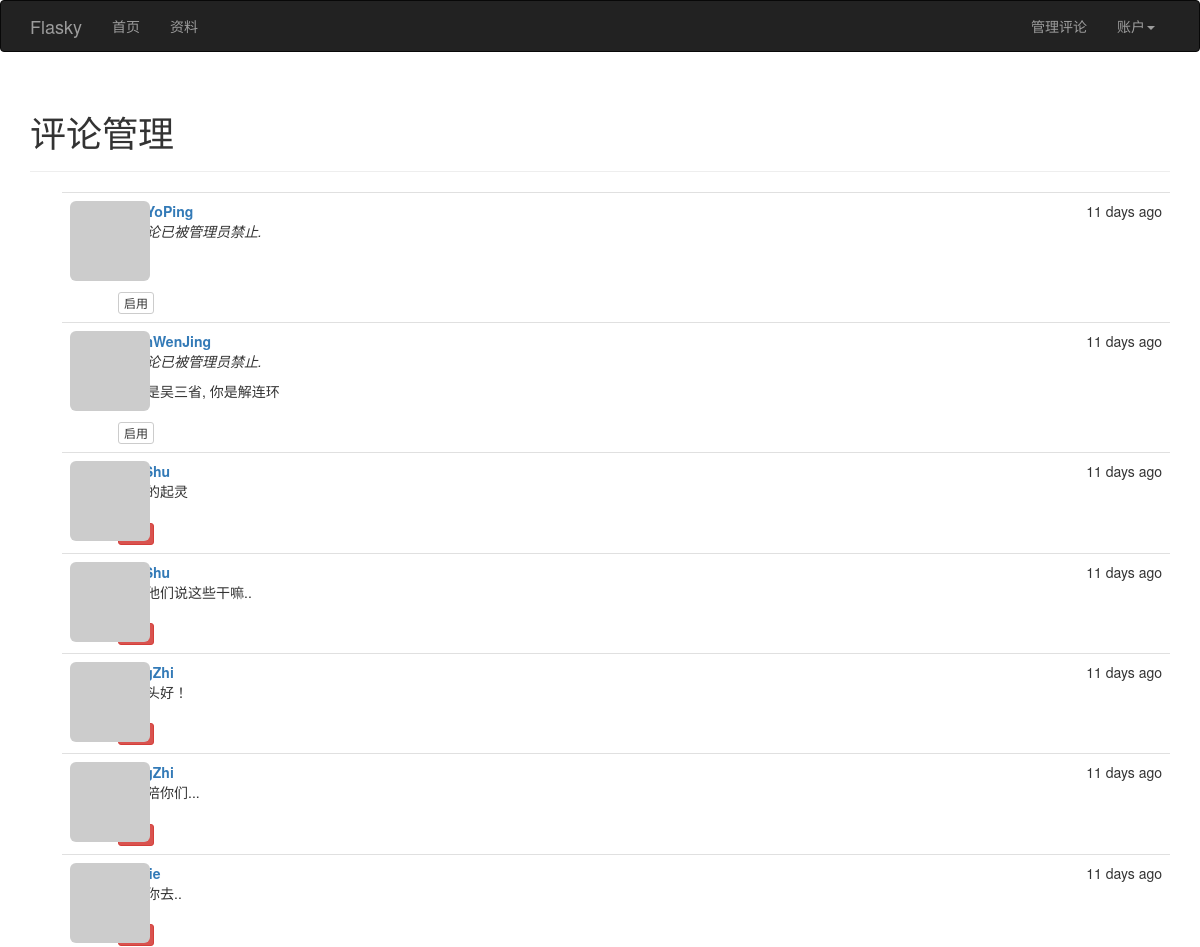
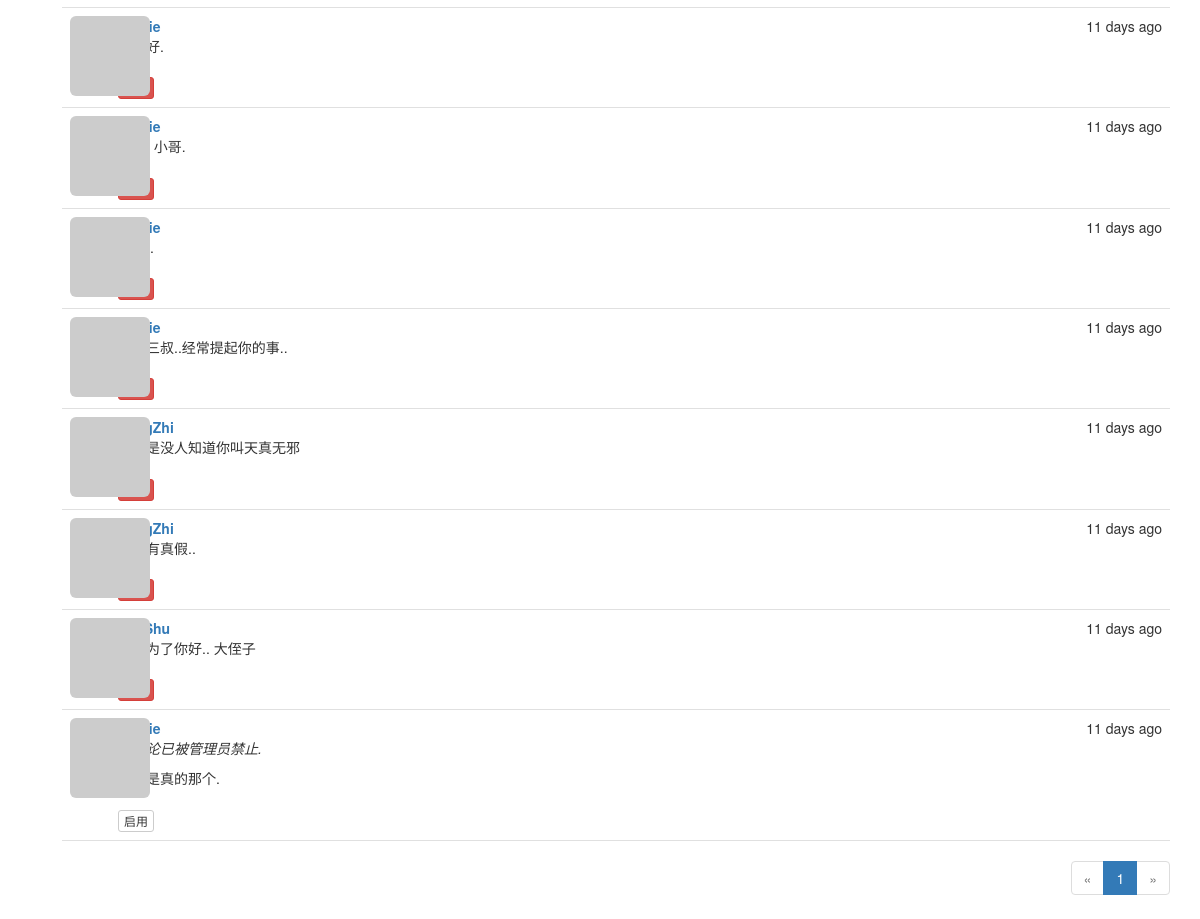
Screenshot of /moderate (signed in) with the database file from the repository (2 pictures, top to bottom).
### app/models.py (models this page shows, shortened)
class Comment(db.Model):
              __tablename__ = 'comments'
              id = db.Column(db.Integer, primary_key=True)
              body = db.Column(db.Text)
              body_html = db.Column(db.Text)
              timestamp = db.Column(db.DateTime, index=True, default=datetime.utcnow)
              disabled = db.Column(db.Boolean)
              author_id = db.Column(db.Integer, db.ForeignKey('users.id'))
              post_id = db.Column(db.Integer, db.ForeignKey('posts.id'))

class User(UserMixin, db.Model):
              __tablename__ = 'users'                                       #表名 users
              id = db.Column(db.Integer, primary_key=True)                  #列名 id
              email = db.Column(db.String(64), unique=True, index=True)     #列名 email （用户使用电子邮件进行登录）
              username = db.Column(db.String(64), unique=True, index=True)  #列名 username
              role_id = db.Column(db.Integer, db.ForeignKey('roles.id'))
              password_hash = db.Column(db.String(128))                     #列名: 密码哈希散列
              confirmed = db.Column(db.Boolean, default=False)              #列名: 注册用户确认 (1表示已验证, 0表示没有验证)
              name = db.Column(db.String(64))                               #列名: 真实姓名
              location = db.Column(db.String(64))                           #列名: 所在地
              about_me = db.Column(db.Text())                               #列名: 自我介绍
              member_since = db.Column(db.DateTime(), default=datetime.utcnow)  #列名: 注册日期
              last_seen = db.Column(db.DateTime(), default=datetime.utcnow)     #列名: 最后访问日期
              avatar_hash = db.Column(db.String(32))  #Gravatar头像生成的MD5值
              posts = db.relationship('Post', backref='author', lazy='dynamic') #外链到posts文章表
              followed = db.relationship('Follow',
                                         foreign_keys=[Follow.follower_id],             #foreign_keys参数指定外键,防止外键间的歧义
                                         backref=db.backref('follower', lazy='joined'), #lazy='joined'  加载记录,但使用联结
                                         lazy='dynamic',                                #lazy='dynamic' 不加载记录，但提供加载记录的查询
                                         cascade='all, delete-orphan')                  #启用所有默认层叠选项,而且删除孤儿记录
              followers = db.relationship('Follow',
                                          foreign_keys=[Follow.followed_id],
                                          backref=db.backref('followed', lazy='joined'),
                                          lazy='dynamic',
                                          cascade='all, delete-orphan')
              comments = db.relationship('Comment', backref='author', lazy='dynamic')
              @property  #@property作用是将方法函数变成了属性
              def password(self):
                            '''  password的只读属性(如果试图读取password属性的值,则会返回错误)  '''
                            raise AttributeError('password is not a readable attribute')
              def can(self, permissions):
                            return self.role is not None and \
                                   (self.role.permissions & permissions) == permissions
              def ping(self):
                            self.last_seen = datetime.utcnow()
                            db.session.add(self)
              def gravatar(self, size=100, default='identicon', rating='g'):
                            if request.is_secure:
                                          url = 'https://secure.gravatar.com/avatar'
                            else:
                                          url = 'http://www.gravatar.com/avatar'
                            hash = self.avatar_hash or hashlib.md5(self.email.encode('utf-8')).hexdigest()
                            return '{url}/{hash}?s={size}&d={default}&r={rating}'.format(url=url, hash=hash, size=size, default=default, rating=rating)
              ''' 使用: python manage.py shell
                       User.generate_fake(100)
              '''

### app/main/views.py (the view)
@main.route('/moderate')
@login_required
@permission_required(Permission.MODERATE_COMMENTS)
def moderate():
    page = request.args.get('get', 1, type=int)
    pagination = Comment.query.order_by(Comment.timestamp.desc()).paginate(page, per_page=current_app.config['FLASKY_COMMENTS_PER_PAGE'], error_out=False)
    comments = pagination.items
    return render_template('moderate.html', comments=comments, pagination=pagination, page=page)

### app/auth/views.py (called while the page is built)
@auth.before_app_request
def before_request():
              ''' 2.更新已登录用户的访问时间 '''
              if current_user.is_authenticated():
                            current_user.ping()   #更新已登录用户的访问时间
                            if not current_user.confirmed \
                               and request.endpoint[:5] != 'auth.' \
                               and request.endpoint != 'static':
                                          return redirect(url_for('auth.unconfirmed'))

### app/main/__init__.py (called while the page is built)
@main.app_context_processor
def inject_permissions():
              return dict(Permission=Permission)

### app/main/views.py (called while the page is built)
@main.after_app_request
def after_request(response):
    for query in get_debug_queries():
        if query.duration >= current_app.config['FLASKY_SLOW_DB_QUERY_TIME']:
            current_app.logger.warning(
                'Slow query: %s\nParameters: %s\nDuration: %fs\nContext: %s\n'
                % (query.statement, query.parameters, query.duration,
                   query.context))
    return response

### app/models.py (called while the page is built)
@login_manager.user_loader
def load_user(user_id):
              return User.query.get(int(user_id))

### app/templates/moderate.html (shortened to what this page needs)
{% extends "base.html" %}
{% import "_macros.html" as macros %}
{% block page_content %}
<div class="page-header">
  <h1> 评论管理  </h1>
</div>
{% set moderate = True %}
{% include '_comments.html' %}
{% if pagination %}
<div class="pagination">
  {{ macros.pagination_widget(pagination, '.moderate')}}
</div>
{% endif %}
{% endblock %}

### app/templates/_comments.html
<ul class="comments">
{% for comment in  comments %}
<li class="comment">
<div class="comment-thmbnail">
 <a href="{{ url_for('.user', username=comment.author.username) }}">
  <img class="img-rounded profile-thumbnail" src="{{ comment.author.gravatar(size=40) }}">
 </a>
</div>
<div class="comment-content">
 <div class="comment-date">{{ moment(comment.timestamp).fromNow() }}</div>
 <div class="comment-author">
  <a href="{{ url_for('.user', username=comment.author.username) }}">{{ comment.author.username}}</a>
</div>
<div class="comment-body">
{% if comment.disabled %}
<p><i>该评论已被管理员禁止.</i></p>
{% endif %}
{% if moderate or not comment.disabled %}
  {% if comment.body_html %}
        {{ comment.body_html | safe }}
  {% else %}
       {{ comment.body }}
  {% endif %}
{% endif %}
</div>
{% if moderate %}
<br/>
 {% if comment.disabled %}
     <a class="btn btn-default btn-xs" href="{{ url_for('.moderate_enable', id=comment.id, page=page) }}">启用</a>
 {% else %}
    <a class="btn btn-danger btn-xs" href="{{ url_for('.moderate_disable', id=comment.id, page=page)}}">禁止</a>
 {% endif %}
{% endif %}
</div>
</li>
{% endfor%}
</ul>

### app/static/styles.css (style rules this page uses)
.profile-thumbnail { position: absolute; }
div.pagination { width: 100%; text-align: right; padding: 0px; margin: 0px; }
ul.comments { list-style-type: none; padding: 0px; margin: 16px 0px 0px 0px; bborder-top: 1px solid #e0e0e0; }
ul.comments li.comment { margin-left: 32px; padding: 8px; border-bottom: 1px solid #e0e0e0; }
ul.comments li.comment:nth-child(1) { border-top: 1px solid #e0e0e0; }
div.comment-date { float: right; }
div.comment-author { font-weight: bold; }
div.comment-content { margin-left: 48px; min-height: 48px; }

### rows the page displays
Comment: timestamp "11 days ago", author.username "MenYoPing", disabled "该评论已被管理员禁止."
Comment: timestamp "11 days ago", author.username "ChenWenJing", disabled "该评论已被管理员禁止.", body_html "你不是吴三省, 你是解连环"
Comment: timestamp "11 days ago", body_html "张家的起灵"
Comment: timestamp "11 days ago", body_html "你跟他们说这些干嘛.."
Comment: timestamp "11 days ago", body_html "大姐头好！"
Comment: timestamp "11 days ago", body_html "我也陪你们..."
Comment: timestamp "11 days ago"
Comment: timestamp "11 days ago"
Comment: timestamp "11 days ago", body_html "Hello 小哥."
Comment: timestamp "11 days ago"
Comment: timestamp "11 days ago", body_html "我听三叔..经常提起你的事.."
Comment: timestamp "11 days ago", body_html "又不是没人知道你叫天真无邪"
Comment: timestamp "11 days ago", body_html "这也有真假.."
Comment: timestamp "11 days ago", body_html "我是为了你好.. 大侄子"
Comment: timestamp "11 days ago", disabled "该评论已被管理员禁止.", body_html "这次是真的那个."

### other values shown
{{ p }} "1"
